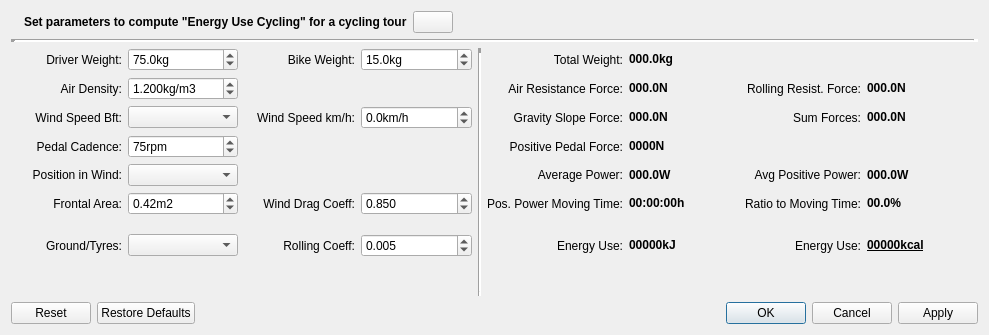
<?xml version="1.0" encoding="UTF-8"?>
<ui version="4.0">
 <class>IEnergyCyclingDlg</class>
 <widget class="QDialog" name="IEnergyCyclingDlg">
  <property name="geometry">
   <rect>
    <x>0</x>
    <y>0</y>
    <width>989</width>
    <height>335</height>
   </rect>
  </property>
  <property name="windowTitle">
   <string>Dialog</string>
  </property>
  <layout class="QVBoxLayout" name="verticalLayout">
   <item>
    <layout class="QHBoxLayout" name="horizontalLayout_2">
     <item>
      <widget class="QLabel" name="labelIcon">
       <property name="toolTip">
        <string/>
       </property>
       <property name="text">
        <string/>
       </property>
       <property name="pixmap">
        <pixmap resource="../../resources.qrc">:/icons/48x48/EnergyCycling.png</pixmap>
       </property>
       <property name="alignment">
        <set>Qt::AlignRight|Qt::AlignTrailing|Qt::AlignVCenter</set>
       </property>
      </widget>
     </item>
     <item>
      <widget class="QLabel" name="label_2">
       <property name="font">
        <font>
         <weight>75</weight>
         <bold>true</bold>
        </font>
       </property>
       <property name="text">
        <string>Set parameters to compute &quot;Energy Use Cycling&quot; for a cycling tour</string>
       </property>
      </widget>
     </item>
     <item>
      <widget class="QPushButton" name="pushHelp">
       <property name="text">
        <string/>
       </property>
       <property name="icon">
        <iconset resource="../../resources.qrc">
         <normaloff>:/icons/32x32/Help.png</normaloff>:/icons/32x32/Help.png</iconset>
       </property>
      </widget>
     </item>
     <item>
      <spacer name="horizontalSpacer">
       <property name="orientation">
        <enum>Qt::Horizontal</enum>
       </property>
       <property name="sizeHint" stdset="0">
        <size>
         <width>40</width>
         <height>20</height>
        </size>
       </property>
      </spacer>
     </item>
    </layout>
   </item>
   <item>
    <widget class="Line" name="line_3">
     <property name="lineWidth">
      <number>5</number>
     </property>
     <property name="orientation">
      <enum>Qt::Horizontal</enum>
     </property>
    </widget>
   </item>
   <item>
    <layout class="QHBoxLayout" name="horizontalLayout">
     <property name="bottomMargin">
      <number>0</number>
     </property>
     <item>
      <layout class="QGridLayout" name="gridLayout">
       <item row="5" column="5">
        <widget class="QLabel" name="label_5">
         <property name="text">
          <string>Positive Pedal Force:</string>
         </property>
         <property name="alignment">
          <set>Qt::AlignRight|Qt::AlignTrailing|Qt::AlignVCenter</set>
         </property>
        </widget>
       </item>
       <item row="4" column="5">
        <widget class="QLabel" name="label_26">
         <property name="text">
          <string>Gravity Slope Force:</string>
         </property>
         <property name="alignment">
          <set>Qt::AlignRight|Qt::AlignTrailing|Qt::AlignVCenter</set>
         </property>
        </widget>
       </item>
       <item row="9" column="1">
        <widget class="QComboBox" name="comboGround">
         <property name="toolTip">
          <string>&lt;p&gt;Predefined selection for the type of ground surface and the tyres.&lt;/p&gt;
&lt;p&gt;Used to determine the rolling resistance coefficient.&lt;/p&gt;</string>
         </property>
        </widget>
       </item>
       <item row="7" column="0">
        <widget class="QLabel" name="label_16">
         <property name="text">
          <string>Frontal Area:</string>
         </property>
         <property name="alignment">
          <set>Qt::AlignRight|Qt::AlignTrailing|Qt::AlignVCenter</set>
         </property>
        </widget>
       </item>
       <item row="2" column="5">
        <widget class="QLabel" name="label_1">
         <property name="toolTip">
          <string/>
         </property>
         <property name="text">
          <string>Total Weight:</string>
         </property>
         <property name="alignment">
          <set>Qt::AlignRight|Qt::AlignTrailing|Qt::AlignVCenter</set>
         </property>
        </widget>
       </item>
       <item row="9" column="0">
        <widget class="QLabel" name="label_14">
         <property name="text">
          <string>Ground/Tyres:</string>
         </property>
         <property name="alignment">
          <set>Qt::AlignRight|Qt::AlignTrailing|Qt::AlignVCenter</set>
         </property>
        </widget>
       </item>
       <item row="2" column="4" rowspan="11">
        <widget class="Line" name="line">
         <property name="frameShadow">
          <enum>QFrame::Sunken</enum>
         </property>
         <property name="lineWidth">
          <number>5</number>
         </property>
         <property name="orientation">
          <enum>Qt::Vertical</enum>
         </property>
        </widget>
       </item>
       <item row="9" column="7">
        <widget class="QLabel" name="label_35">
         <property name="text">
          <string>Energy Use:</string>
         </property>
         <property name="alignment">
          <set>Qt::AlignRight|Qt::AlignTrailing|Qt::AlignVCenter</set>
         </property>
        </widget>
       </item>
       <item row="3" column="8">
        <widget class="QLabel" name="labelRollResistForce">
         <property name="toolTip">
          <string>&lt;p&gt;The rolling resistance force is the force in Newton required on average over all track points to overcome the rolling resistance.&lt;/p&gt;</string>
         </property>
         <property name="text">
          <string>&lt;html&gt;&lt;head/&gt;&lt;body&gt;&lt;p&gt;&lt;span style=&quot; font-weight:600;&quot;&gt;000.0N&lt;/span&gt;&lt;/p&gt;&lt;/body&gt;&lt;/html&gt;</string>
         </property>
        </widget>
       </item>
       <item row="3" column="1">
        <widget class="QDoubleSpinBox" name="spinAirDensity">
         <property name="toolTip">
          <string>&lt;p&gt;Air density in kg/m3. The air density depends on barometric air pressure, altitude and temperature.&lt;/p&gt;
&lt;p&gt;Examples:
&lt;ul&gt;
&lt;li&gt;Sea level: 1.226kg/m3&lt;/li&gt;
&lt;li&gt;1500 meter: 1.056kg/m3&lt;/li&gt;
&lt;li&gt;3000 meter: 0.905kg/m3&lt;/li&gt;
&lt;/ul&gt;&lt;/p&gt;</string>
         </property>
         <property name="suffix">
          <string>kg/m3</string>
         </property>
         <property name="decimals">
          <number>3</number>
         </property>
         <property name="minimum">
          <double>0.500000000000000</double>
         </property>
         <property name="maximum">
          <double>1.500000000000000</double>
         </property>
         <property name="singleStep">
          <double>0.001000000000000</double>
         </property>
         <property name="value">
          <double>1.200000000000000</double>
         </property>
        </widget>
       </item>
       <item row="9" column="2">
        <widget class="QLabel" name="label_17">
         <property name="text">
          <string>Rolling Coeff:</string>
         </property>
         <property name="alignment">
          <set>Qt::AlignRight|Qt::AlignTrailing|Qt::AlignVCenter</set>
         </property>
        </widget>
       </item>
       <item row="3" column="5">
        <widget class="QLabel" name="label_23">
         <property name="text">
          <string>Air Resistance Force:</string>
         </property>
         <property name="alignment">
          <set>Qt::AlignRight|Qt::AlignTrailing|Qt::AlignVCenter</set>
         </property>
        </widget>
       </item>
       <item row="2" column="2">
        <widget class="QLabel" name="label_8">
         <property name="toolTip">
          <string/>
         </property>
         <property name="text">
          <string>Bike Weight:</string>
         </property>
         <property name="alignment">
          <set>Qt::AlignRight|Qt::AlignTrailing|Qt::AlignVCenter</set>
         </property>
        </widget>
       </item>
       <item row="5" column="6">
        <widget class="QLabel" name="labelPositivePedalForce">
         <property name="toolTip">
          <string>&lt;p&gt;The force in Newton applied to the pedal on average over all track points.&lt;/p&gt;
&lt;p&gt;Negative forces from strong tail wind or downhill driving are not considered.&lt;/p&gt;
&lt;p&gt;This force must be applied to the pedal by the driver.&lt;/p&gt;
&lt;p&gt;The higher the pedal cadence, the lower the pedal force.&lt;/p&gt;</string>
         </property>
         <property name="text">
          <string>&lt;html&gt;&lt;head/&gt;&lt;body&gt;&lt;p&gt;&lt;span style=&quot; font-weight:600;&quot;&gt;0000N&lt;/span&gt;&lt;/p&gt;&lt;/body&gt;&lt;/html&gt;</string>
         </property>
        </widget>
       </item>
       <item row="9" column="6">
        <widget class="QLabel" name="labelEnergyKJoule">
         <property name="toolTip">
          <string>&lt;p&gt;The energy use (consumption) in kJoule by transforming the positive power by the driver.&lt;/p&gt;
&lt;p&gt;The muscle efficiency ratio ist considered by 23%.&lt;/p&gt;</string>
         </property>
         <property name="text">
          <string>&lt;html&gt;&lt;head/&gt;&lt;body&gt;&lt;p&gt;&lt;span style=&quot; font-weight:600;&quot;&gt;00000kJ&lt;/span&gt;&lt;/p&gt;&lt;/body&gt;&lt;/html&gt;</string>
         </property>
        </widget>
       </item>
       <item row="7" column="3">
        <widget class="QDoubleSpinBox" name="spinWindDragCoeff">
         <property name="toolTip">
          <string>&lt;p&gt;The cw value (drag coefficient) indicates the wind slip of the driver and bicycle in relation to the air (wind).&lt;/p&gt;
&lt;p&gt;The greater this value, the more force is required to overcome the wind force.&lt;/p&gt;
&lt;p&gt;Typical values for bicycles are between 0.2 and 1.2.&lt;/p&gt;</string>
         </property>
         <property name="suffix">
          <string/>
         </property>
         <property name="decimals">
          <number>3</number>
         </property>
         <property name="minimum">
          <double>0.100000000000000</double>
         </property>
         <property name="maximum">
          <double>2.000000000000000</double>
         </property>
         <property name="singleStep">
          <double>0.001000000000000</double>
         </property>
         <property name="value">
          <double>0.850000000000000</double>
         </property>
        </widget>
       </item>
       <item row="7" column="5">
        <widget class="QLabel" name="label_31">
         <property name="text">
          <string>Pos. Power Moving Time:</string>
         </property>
         <property name="alignment">
          <set>Qt::AlignRight|Qt::AlignTrailing|Qt::AlignVCenter</set>
         </property>
        </widget>
       </item>
       <item row="3" column="6">
        <widget class="QLabel" name="labelAirResistForce">
         <property name="toolTip">
          <string>&lt;p&gt;The air resistance force is the force in Newton required on average over all track points to overcome the air resistance.&lt;/p&gt;
&lt;p&gt;The airstream, headwind and tailwind are taken into account.&lt;/p&gt;
&lt;p&gt;With a strong tailwind this value can be negative.&lt;/p&gt;</string>
         </property>
         <property name="text">
          <string>&lt;html&gt;&lt;head/&gt;&lt;body&gt;&lt;p&gt;&lt;span style=&quot; font-weight:600;&quot;&gt;000.0N&lt;/span&gt;&lt;/p&gt;&lt;/body&gt;&lt;/html&gt;</string>
         </property>
        </widget>
       </item>
       <item row="2" column="3">
        <widget class="QDoubleSpinBox" name="spinBikeWeight">
         <property name="toolTip">
          <string>&lt;p&gt;The weight of the bicycle in kg including luggage.&lt;/p&gt;</string>
         </property>
         <property name="suffix">
          <string>kg</string>
         </property>
         <property name="decimals">
          <number>1</number>
         </property>
         <property name="minimum">
          <double>5.000000000000000</double>
         </property>
         <property name="maximum">
          <double>35.000000000000000</double>
         </property>
         <property name="singleStep">
          <double>0.100000000000000</double>
         </property>
         <property name="value">
          <double>15.000000000000000</double>
         </property>
        </widget>
       </item>
       <item row="6" column="1">
        <widget class="QComboBox" name="comboWindPosition">
         <property name="toolTip">
          <string>&lt;p&gt;Values for the type of seat position as pre-selection for the wind frontal area in m2 and the drag coefficient (cw value).&lt;/p&gt;</string>
         </property>
        </widget>
       </item>
       <item row="5" column="0">
        <widget class="QLabel" name="label_19">
         <property name="text">
          <string>Pedal Cadence:</string>
         </property>
         <property name="alignment">
          <set>Qt::AlignRight|Qt::AlignTrailing|Qt::AlignVCenter</set>
         </property>
        </widget>
       </item>
       <item row="7" column="1">
        <widget class="QDoubleSpinBox" name="spinFrontalArea">
         <property name="toolTip">
          <string>&lt;p&gt;The frontal area in m2 (driver, bicycle, bags, etc.) exposed to the wind.&lt;/p&gt;</string>
         </property>
         <property name="suffix">
          <string>m2</string>
         </property>
         <property name="decimals">
          <number>2</number>
         </property>
         <property name="minimum">
          <double>0.200000000000000</double>
         </property>
         <property name="maximum">
          <double>1.500000000000000</double>
         </property>
         <property name="singleStep">
          <double>0.010000000000000</double>
         </property>
         <property name="value">
          <double>0.420000000000000</double>
         </property>
        </widget>
       </item>
       <item row="9" column="8">
        <widget class="QLabel" name="labelEnergyKcal">
         <property name="toolTip">
          <string>&lt;p&gt;The energy use (consumption) in kcal by transforming the positive power by the driver.&lt;/p&gt;
&lt;p&gt;The muscle efficiency ratio ist considered by 23%.&lt;/p&gt;</string>
         </property>
         <property name="text">
          <string>&lt;html&gt;&lt;head/&gt;&lt;body&gt;&lt;p&gt;&lt;span style=&quot; font-weight:600; text-decoration: underline;&quot;&gt;00000kcal&lt;/span&gt;&lt;/p&gt;&lt;/body&gt;&lt;/html&gt;</string>
         </property>
        </widget>
       </item>
       <item row="3" column="0">
        <widget class="QLabel" name="label_6">
         <property name="text">
          <string>Air Density:</string>
         </property>
         <property name="alignment">
          <set>Qt::AlignRight|Qt::AlignTrailing|Qt::AlignVCenter</set>
         </property>
        </widget>
       </item>
       <item row="9" column="3">
        <widget class="QDoubleSpinBox" name="spinRollingCoeff">
         <property name="toolTip">
          <string>&lt;p&gt;The rolling resistance coefficient specifies the force used to overcome the rolling resistance.&lt;/p&gt;
&lt;p&gt;The relevant factors are the road surface and the tyres.&lt;/p&gt;
&lt;p&gt;The higher this value is, the more force is required to overcome the rolling resistance.&lt;/p&gt;
</string>
         </property>
         <property name="buttonSymbols">
          <enum>QAbstractSpinBox::UpDownArrows</enum>
         </property>
         <property name="suffix">
          <string/>
         </property>
         <property name="decimals">
          <number>3</number>
         </property>
         <property name="minimum">
          <double>0.000000000000000</double>
         </property>
         <property name="maximum">
          <double>0.500000000000000</double>
         </property>
         <property name="singleStep">
          <double>0.001000000000000</double>
         </property>
         <property name="value">
          <double>0.005000000000000</double>
         </property>
        </widget>
       </item>
       <item row="7" column="2">
        <widget class="QLabel" name="label_15">
         <property name="text">
          <string>Wind Drag Coeff:</string>
         </property>
         <property name="alignment">
          <set>Qt::AlignRight|Qt::AlignTrailing|Qt::AlignVCenter</set>
         </property>
        </widget>
       </item>
       <item row="2" column="6">
        <widget class="QLabel" name="labelTotalWeight">
         <property name="toolTip">
          <string>&lt;p&gt;The total weight in kg of driver and bike including clothes and luggage.&lt;/p&gt;</string>
         </property>
         <property name="text">
          <string>&lt;html&gt;&lt;head/&gt;&lt;body&gt;&lt;p&gt;&lt;span style=&quot; font-weight:600;&quot;&gt;000.0kg&lt;/span&gt;&lt;/p&gt;&lt;/body&gt;&lt;/html&gt;</string>
         </property>
        </widget>
       </item>
       <item row="7" column="6">
        <widget class="QLabel" name="labelPowerMovingTime">
         <property name="toolTip">
          <string>&lt;p&gt;The time in moving and with positive power by the driver.&lt;/p&gt;
&lt;p&gt;Times with negative power in strong tail wind or downhill driving are not taken into account.&lt;/p&gt;</string>
         </property>
         <property name="text">
          <string>&lt;html&gt;&lt;head/&gt;&lt;body&gt;&lt;p&gt;&lt;span style=&quot; font-weight:600;&quot;&gt;00:00:00h&lt;/span&gt;&lt;/p&gt;&lt;/body&gt;&lt;/html&gt;</string>
         </property>
        </widget>
       </item>
       <item row="4" column="6">
        <widget class="QLabel" name="labelGravitySlopeForce">
         <property name="toolTip">
          <string>&lt;p&gt;The gravity slope force is the force in Newton needed on average over all track points to overcome the slope on the uphill.&lt;/p&gt;
&lt;p&gt;When mostly downhill driving, the gravity slope force can be negative.&lt;/p&gt;</string>
         </property>
         <property name="text">
          <string>&lt;html&gt;&lt;head/&gt;&lt;body&gt;&lt;p&gt;&lt;span style=&quot; font-weight:600;&quot;&gt;000.0N&lt;/span&gt;&lt;/p&gt;&lt;/body&gt;&lt;/html&gt;</string>
         </property>
        </widget>
       </item>
       <item row="6" column="7">
        <widget class="QLabel" name="label_4">
         <property name="text">
          <string>Avg Positive Power:</string>
         </property>
         <property name="alignment">
          <set>Qt::AlignRight|Qt::AlignTrailing|Qt::AlignVCenter</set>
         </property>
        </widget>
       </item>
       <item row="4" column="2">
        <widget class="QLabel" name="label_9">
         <property name="text">
          <string>Wind Speed km/h:</string>
         </property>
         <property name="alignment">
          <set>Qt::AlignRight|Qt::AlignTrailing|Qt::AlignVCenter</set>
         </property>
        </widget>
       </item>
       <item row="9" column="5">
        <widget class="QLabel" name="label_11">
         <property name="text">
          <string>Energy Use:</string>
         </property>
         <property name="alignment">
          <set>Qt::AlignRight|Qt::AlignTrailing|Qt::AlignVCenter</set>
         </property>
        </widget>
       </item>
       <item row="7" column="7">
        <widget class="QLabel" name="label_33">
         <property name="text">
          <string>Ratio to Moving Time:</string>
         </property>
         <property name="alignment">
          <set>Qt::AlignRight|Qt::AlignTrailing|Qt::AlignVCenter</set>
         </property>
        </widget>
       </item>
       <item row="6" column="5">
        <widget class="QLabel" name="label_7">
         <property name="text">
          <string>Average Power:</string>
         </property>
         <property name="alignment">
          <set>Qt::AlignRight|Qt::AlignTrailing|Qt::AlignVCenter</set>
         </property>
        </widget>
       </item>
       <item row="4" column="8">
        <widget class="QLabel" name="labelSumForce">
         <property name="toolTip">
          <string>&lt;p&gt;Sum of the average force required for the track to overcome wind resistance, rolling resistance and slope.&lt;/p&gt;
&lt;p&gt;This value can be negative for strong tailwind and/or downhill.&lt;/p&gt;</string>
         </property>
         <property name="text">
          <string>&lt;html&gt;&lt;head/&gt;&lt;body&gt;&lt;p&gt;&lt;span style=&quot; font-weight:600;&quot;&gt;000.0N&lt;/span&gt;&lt;/p&gt;&lt;/body&gt;&lt;/html&gt;</string>
         </property>
        </widget>
       </item>
       <item row="4" column="7">
        <widget class="QLabel" name="label_28">
         <property name="text">
          <string>Sum Forces:</string>
         </property>
         <property name="alignment">
          <set>Qt::AlignRight|Qt::AlignTrailing|Qt::AlignVCenter</set>
         </property>
        </widget>
       </item>
       <item row="5" column="1">
        <widget class="QDoubleSpinBox" name="spinPedalCadence">
         <property name="toolTip">
          <string>&lt;p&gt;The average pedal cadence in rpm is needed to calculate the pedal force.&lt;/p&gt;
&lt;p&gt;Realistic values are between 50 and 100 rpm.&lt;/p&gt;</string>
         </property>
         <property name="suffix">
          <string>rpm</string>
         </property>
         <property name="decimals">
          <number>0</number>
         </property>
         <property name="minimum">
          <double>10.000000000000000</double>
         </property>
         <property name="maximum">
          <double>250.000000000000000</double>
         </property>
         <property name="singleStep">
          <double>1.000000000000000</double>
         </property>
         <property name="value">
          <double>75.000000000000000</double>
         </property>
        </widget>
       </item>
       <item row="4" column="1">
        <widget class="QComboBox" name="comboWindSpeed">
         <property name="toolTip">
          <string>&lt;p&gt;Values for the wind speed in Beaufort scale for specifying the wind speed in km/h.&lt;/p&gt;
&lt;p&gt;Positive values for headwind and negative values for tailwind.&lt;/p&gt;</string>
         </property>
        </widget>
       </item>
       <item row="6" column="6">
        <widget class="QLabel" name="labelPower">
         <property name="toolTip">
          <string>&lt;p&gt;The power in Watt on average over all track points.&lt;/p&gt;
&lt;p&gt;Negative power from strong tailwind or downhill driving are taken into account.&lt;/p&gt;</string>
         </property>
         <property name="text">
          <string>&lt;html&gt;&lt;head/&gt;&lt;body&gt;&lt;p&gt;&lt;span style=&quot; font-weight:600;&quot;&gt;000.0W&lt;/span&gt;&lt;/p&gt;&lt;/body&gt;&lt;/html&gt;</string>
         </property>
        </widget>
       </item>
       <item row="2" column="0">
        <widget class="QLabel" name="label">
         <property name="toolTip">
          <string/>
         </property>
         <property name="text">
          <string>Driver Weight:</string>
         </property>
         <property name="alignment">
          <set>Qt::AlignRight|Qt::AlignTrailing|Qt::AlignVCenter</set>
         </property>
        </widget>
       </item>
       <item row="3" column="7">
        <widget class="QLabel" name="label_24">
         <property name="text">
          <string>Rolling Resist. Force:</string>
         </property>
         <property name="alignment">
          <set>Qt::AlignRight|Qt::AlignTrailing|Qt::AlignVCenter</set>
         </property>
        </widget>
       </item>
       <item row="6" column="8">
        <widget class="QLabel" name="labelPositivePower">
         <property name="toolTip">
          <string>&lt;p&gt;The positive power in Watt that must be applied on average for all track points.&lt;/p&gt;
&lt;p&gt;Negative power from strong tailwind or downhill driving are not taken into account.&lt;/p&gt;
&lt;p&gt;This power must be applied by the driver on average for the track.&lt;/p&gt;</string>
         </property>
         <property name="text">
          <string>&lt;html&gt;&lt;head/&gt;&lt;body&gt;&lt;p&gt;&lt;span style=&quot; font-weight:600;&quot;&gt;000.0W&lt;/span&gt;&lt;/p&gt;&lt;/body&gt;&lt;/html&gt;</string>
         </property>
        </widget>
       </item>
       <item row="4" column="3">
        <widget class="QDoubleSpinBox" name="spinWindSpeed">
         <property name="toolTip">
          <string>&lt;p&gt;The wind speed in km/h is taken into account when calculating the force required to overcome the air drag. &lt;/p&gt;
&lt;p&gt;Positive values for headwind and negative values for tailwind are taken into account.&lt;/p&gt;
&lt;p&gt;The value can be changed independently of the Beaufort scale values.&lt;/p&gt;</string>
         </property>
         <property name="suffix">
          <string>km/h</string>
         </property>
         <property name="decimals">
          <number>1</number>
         </property>
         <property name="minimum">
          <double>-100.000000000000000</double>
         </property>
         <property name="singleStep">
          <double>0.100000000000000</double>
         </property>
         <property name="value">
          <double>0.000000000000000</double>
         </property>
        </widget>
       </item>
       <item row="7" column="8">
        <widget class="QLabel" name="labelPowerMovingTimeRatio">
         <property name="toolTip">
          <string>&lt;p&gt;The ratio of the power moving time related to the track moving time in percent.&lt;/p&gt;
&lt;p&gt;The lower the ratio the greater the influence of tailwind and/or downhill driving.&lt;/p&gt;</string>
         </property>
         <property name="text">
          <string>&lt;html&gt;&lt;head/&gt;&lt;body&gt;&lt;p&gt;&lt;span style=&quot; font-weight:600;&quot;&gt;00.0%&lt;/span&gt;&lt;/p&gt;&lt;/body&gt;&lt;/html&gt;</string>
         </property>
        </widget>
       </item>
       <item row="6" column="0">
        <widget class="QLabel" name="label_13">
         <property name="text">
          <string>Position in Wind:</string>
         </property>
         <property name="alignment">
          <set>Qt::AlignRight|Qt::AlignTrailing|Qt::AlignVCenter</set>
         </property>
        </widget>
       </item>
       <item row="2" column="1">
        <widget class="QDoubleSpinBox" name="spinDriverWeight">
         <property name="toolTip">
          <string>&lt;p&gt;The weight of the bicycle in kg including luggage.&lt;/p&gt;</string>
         </property>
         <property name="whatsThis">
          <string/>
         </property>
         <property name="suffix">
          <string>kg</string>
         </property>
         <property name="decimals">
          <number>1</number>
         </property>
         <property name="minimum">
          <double>20.000000000000000</double>
         </property>
         <property name="maximum">
          <double>250.000000000000000</double>
         </property>
         <property name="singleStep">
          <double>0.100000000000000</double>
         </property>
         <property name="value">
          <double>75.000000000000000</double>
         </property>
        </widget>
       </item>
       <item row="4" column="0">
        <widget class="QLabel" name="label_3">
         <property name="text">
          <string>Wind Speed Bft:</string>
         </property>
         <property name="alignment">
          <set>Qt::AlignRight|Qt::AlignTrailing|Qt::AlignVCenter</set>
         </property>
        </widget>
       </item>
      </layout>
     </item>
    </layout>
   </item>
   <item>
    <widget class="QDialogButtonBox" name="buttonBox">
     <property name="toolTip">
      <string/>
     </property>
     <property name="orientation">
      <enum>Qt::Horizontal</enum>
     </property>
     <property name="standardButtons">
      <set>QDialogButtonBox::Apply|QDialogButtonBox::Cancel|QDialogButtonBox::Ok|QDialogButtonBox::Reset|QDialogButtonBox::RestoreDefaults</set>
     </property>
    </widget>
   </item>
  </layout>
 </widget>
 <tabstops>
  <tabstop>spinDriverWeight</tabstop>
  <tabstop>spinBikeWeight</tabstop>
  <tabstop>spinAirDensity</tabstop>
  <tabstop>comboWindSpeed</tabstop>
  <tabstop>spinWindSpeed</tabstop>
  <tabstop>spinPedalCadence</tabstop>
  <tabstop>comboWindPosition</tabstop>
  <tabstop>spinFrontalArea</tabstop>
  <tabstop>spinWindDragCoeff</tabstop>
  <tabstop>comboGround</tabstop>
  <tabstop>spinRollingCoeff</tabstop>
 </tabstops>
 <resources>
  <include location="../../resources.qrc"/>
 </resources>
 <connections>
  <connection>
   <sender>buttonBox</sender>
   <signal>rejected()</signal>
   <receiver>IEnergyCyclingDlg</receiver>
   <slot>reject()</slot>
   <hints>
    <hint type="sourcelabel">
     <x>316</x>
     <y>260</y>
    </hint>
    <hint type="destinationlabel">
     <x>286</x>
     <y>274</y>
    </hint>
   </hints>
  </connection>
 </connections>
</ui>
